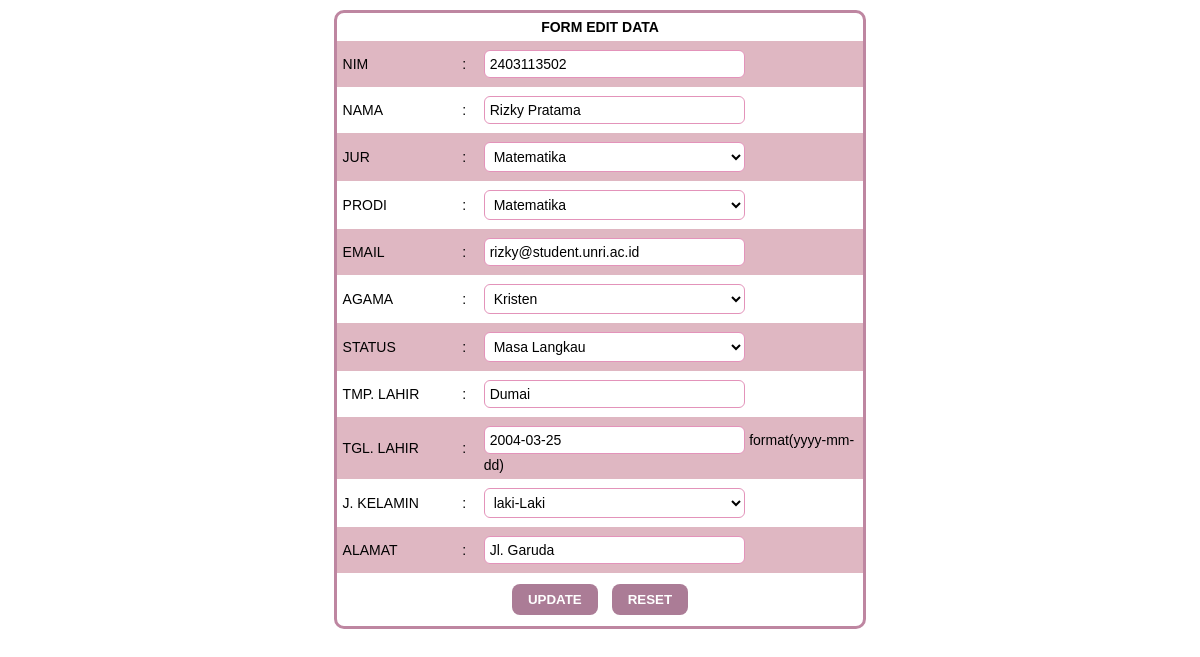
The page /admin/edit.php?nim=2403113502 on the database its author committed.
### tables this page shows
CREATE TABLE `mahasiswa` (
  `nim` varchar(10) NOT NULL,
  `nama` varchar(40) NOT NULL,
  `jur` int(6) NOT NULL,
  `prodi` int(6) NOT NULL,
  `email` varchar(40) NOT NULL,
  `agama` int(1) NOT NULL,
  `status` int(1) NOT NULL,
  `tmp_lahir` varchar(40) NOT NULL,
  `tgl_lahir` date NOT NULL,
  `jk` int(1) NOT NULL,
  `alamat` varchar(40) NOT NULL,
  `foto` varchar(1000) NOT NULL
);

### admin/edit.php (the view, shortened to what this page needs)
<!DOCTYPE html>
<html>
<head>
</head>
<body>
<?php
 include("../config/koneksi.php");
 $nim=$_GET['nim'];
 $sql= "SELECT * FROM mahasiswa WHERE nim='$nim'";
 $pilih = mysqli_query($conn,$sql);
 $row = mysqli_fetch_array($pilih);
 ?>
	<form name="edit" action="update_data.php" method="post">
	<table>
	<tr><td colspan="3" style="text-align:center;"><b> FORM EDIT DATA</b></td></tr>
	<tr><td>NIM</td><td>:</td><td><input type=text name=nim size=8
	value="<?php echo $row['nim'];?>"></td></tr>
	<tr><td>NAMA</td><td>:</td><td><input type=text name=nama size=30
	value="<?php echo $row['nama'];?>"></td></tr></td></tr>
	<tr><td>JUR</td><td>:</td><td><select name=jur>
		<?php
			if ($row['jur'] == '160301') {
		?>
			<option value="<?php echo $row['jur']; ?>">Matematika</option>
        <?php
			} elseif ($row['jur'] == '160302') {
        ?>
            <option value="<?php echo $row['jur']; ?>">Fisika</option>
        <?php
			} elseif ($row['jur'] == '160303') {
        ?>
            <option value="<?php echo $row['jur']; ?>">Kimia</option>
        <?php
			} elseif ($row['jur'] == '160304') {
        ?>
            <option value="<?php echo $row['jur']; ?>">Biologi</option>
        <?php
			} elseif ($row['jur'] == '160305') {
        ?>
            <option value="<?php echo $row['jur']; ?>">Ilmu Komputer</option>
        <?php
			}
        ?>
									</select>
	</td></tr>
	<tr><td>PRODI</td><td>:</td><td><select name=prodi>
		<?php
			if ($row['prodi'] == '160311') {
		?>
			<option value="<?php echo $row['prodi']; ?>">Matematika</option>
        <?php
			} elseif ($row['prodi'] == '160312') {
        ?>
            <option value="<?php echo $row['prodi']; ?>">Statistika</option>
        <?php
			} elseif ($row['prodi'] == '160313') {
        ?>
            <option value="<?php echo $row['prodi']; ?>">Fisika</option>
        <?php
			} elseif ($row['prodi'] == '160314') {
        ?>
            <option value="<?php echo $row['prodi']; ?>">Kimia</option>
        <?php
			} elseif ($row['prodi'] == '160315') {
        ?>
            <option value="<?php echo $row['prodi']; ?>">Biologi</option>
		<?php
			} elseif ($row['prodi'] == '160316') {
        ?>
            <option value="<?php echo $row['prodi']; ?>">Sistem Informasi</option>
		<?php
			} elseif ($row['prodi'] == '160317') {
        ?>
            <option value="<?php echo $row['prodi']; ?>">Manajemen Informatika</option>
        <?php
			}
        ?>
									</select>
	</td></tr>
	<tr><td>EMAIL</td><td>:</td><td><input type=text name=email size=30
	value="<?php echo $row['email'];?>"></td></tr></td></tr>
	<tr><td>AGAMA</td><td>:</td><td><select name=agama>
		<?php
			if ($row['agama'] == '1') {
		?>
			<option value="<?php echo $row['agama']; ?>">Islam</option>
        <?php
			} elseif ($row['agama'] == '2') {
        ?>
            <option value="<?php echo $row['agama']; ?>">Kristen</option>
        <?php
			} elseif ($row['agama'] == '3') {
        ?>
            <option value="<?php echo $row['agama']; ?>">Katholik</option>
        <?php
			} elseif ($row['agama'] == '4') {
        ?>
            <option value="<?php echo $row['agama']; ?>">Hindu</option>
        <?php
			} elseif ($row['agama'] == '5') {
        ?>
            <option value="<?php echo $row['agama']; ?>">Budha</option>
		<?php
			} elseif ($row['agama'] == '6') {
        ?>
            <option value="<?php echo $row['agama']; ?>">Konghuchu</option>
        <?php
			}
        ?>
									</select>
	</td></tr>
	<tr><td>STATUS</td><td>:</td><td><select name=status>
		<?php
			if ($row['status'] == '1') {
		?>
			<option value="<?php echo $row['status']; ?>">Aktif</option>
        <?php
			} elseif ($row['status'] == '2') {
        ?>
            <option value="<?php echo $row['status']; ?>">Masa Langkau</option>
        <?php
			} elseif ($row['status'] == '3') {
        ?>
            <option value="<?php echo $row['status']; ?>">Alpha Studi</option>
        <?php
			} elseif ($row['status'] == '4') {
        ?>
            <option value="<?php echo $row['status']; ?>">Semhas</option>
        <?php
			} elseif ($row['status'] == '5') {
        ?>
            <option value="<?php echo $row['status']; ?>">Kompre</option>
		<?php
			} elseif ($row['status'] == '6') {
        ?>
            <option value="<?php echo $row['status']; ?>">Alumni</option>
        <?php
			}
        ?>
									</select>
	</td></tr>
	<tr><td>TMP. LAHIR</td><td>:</td><td><input type=text name=tmp_lahir size=30
	value="<?php echo $row['tmp_lahir'];?>"></td></tr>
	<tr><td>TGL. LAHIR</td><td>:</td><td><input type=text name=tgl_lahir size=8
	value="<?php echo $row['tgl_lahir'];?>"> format(yyyy-mm-dd)</td></tr>
	<tr><td>J. KELAMIN</td><td>:</td><td><select name=jk>
		<?php
			if ($row['jk'] == '1') {
		?>
			<option value="<?php echo $row['jk']; ?>">laki-Laki</option>
        <?php
			} elseif ($row['jk'] == '0') {
        ?>
            <option value="<?php echo $row['jk']; ?>">Perempuan</option>
        <?php
			}
        ?>
									</select>
	</td></tr>
	<tr><td>ALAMAT</td><td>:</td><td><input type=text name=alamat size=30
value="<?php echo $row['alamat'];?>"></td></tr>
<tr><td colspan="3" style="text-align:center;"><input type=submit
name=update value=UPDATE>
<input type=reset name=reset value=RESET></td></tr>
 </form>

### admin/edit.php (style rules this page uses)
body { font-family: Arial, sans-serif; }
table { width: 45%; margin: 10px auto; border-collapse: separate; border-spacing: 0; background-color: #fff; border-radius: 10px; overflow: hidden; border: 3px solid #be86a1; }
td { padding: 6px; font-size: 14px; }
tr:nth-child(even) { background-color: #dfb7c2; }
input[type=submit], input[type=reset] { padding: 8px 16px; border: none; border-radius: 8px; font-weight: bold; cursor: pointer; margin: 5px; transition: 0.3s; color: #ffffff; background-color: #ab7c96; }
input[type=text], select { width: 70%; padding: 5px; border: 1px solid #e393ba; border-radius: 6px; outline: none; font-size: 14px; background-color: #fff; transition: 0.3s; box-sizing: border-box; }
td input, td select { margin: 3px 0; }

### rows shown on the page
mahasiswa: nim "2403113502", nama "Rizky Pratama", jur "Matematika", prodi "Matematika", email "rizky@student.unri.ac.id", agama "Kristen", status "Masa Langkau", tmp_lahir "Dumai", tgl_lahir "2004-03-25", jk "laki-Laki", alamat "Jl. Garuda"
